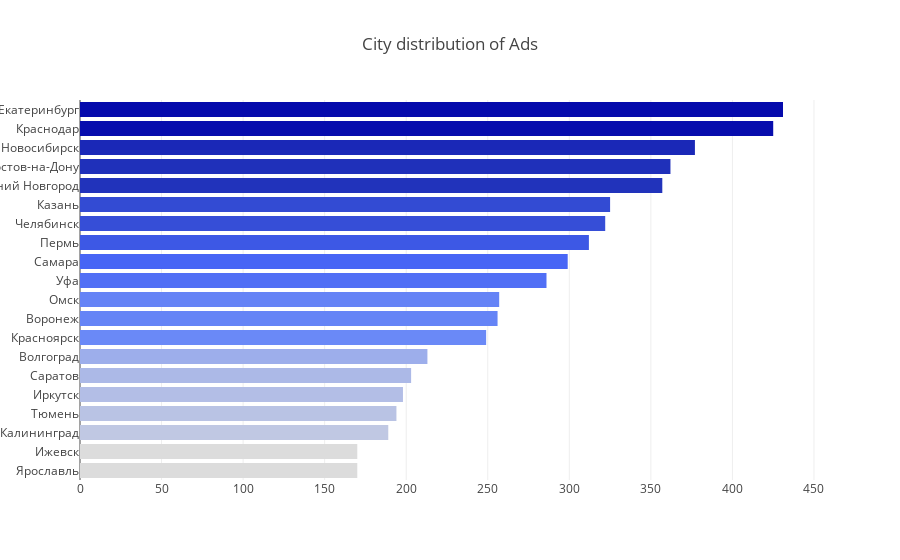

Notebook cell for this chart:
### Code cell
cnt_srs = train_df['city'].value_counts().head(20)
trace = go.Bar(
    y = cnt_srs.index[::-1],
    x = cnt_srs.values[::-1],
    orientation = 'h',
    marker = dict(
        color = cnt_srs.values[::-1],
        colorscale = 'Blues',
        reversescale = True
    ),
)

layout = dict(
    title = 'City distribution of Ads',
)

data = [trace]
fig = go.Figure(data=data, layout=layout)
py.iplot(fig, filename="CityAds")

### Figure 1 — Plotly figure (JSON) as saved in the notebook; plotly's stock layout.template omitted (floating-point values rounded to 4 significant figures)
{"data": [{"marker": {"color": [170, 170, 189, 194, 198, 203, 213, 249, 256, 257, 286, 299, 312, 322, 325, 357, 362, 377, 425, 431], "colorscale": "Blues", "reversescale": true}, "orientation": "h", "type": "bar", "uid": "c96e97bc-a949-47d6-a992-eaf0bf3b69ec", "x": [170, 170, 189, 194, 198, 203, 213, 249, 256, 257, 286, 299, 312, 322, 325, 357, 362, 377, 425, 431], "y": ["Ярославль", "Ижевск", "Калининград", "Тюмень", "Иркутск", "Саратов", "Волгоград", "Красноярск", "Воронеж", "Омск", "Уфа", "Самара", "Пермь", "Челябинск", "Казань", "Нижний Новгород", "Ростов-на-Дону", "Новосибирск", "Краснодар", "Екатеринбург"]}], "layout": {"title": {"text": "City distribution of Ads"}}}
